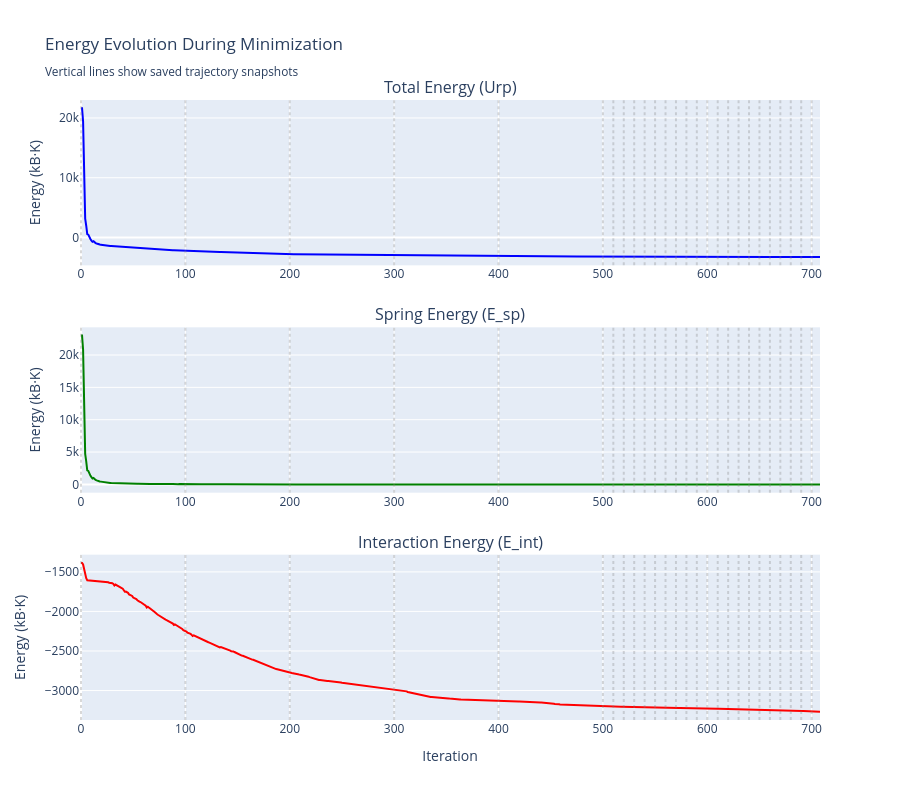

Notebook code for this chart:
### Markdown cell above
## Energy Evolution Plot

### Code cell
# Plot energy evolution
fig = make_subplots(
    rows=3, cols=1,
    subplot_titles=('Total Energy (Urp)', 'Spring Energy (E_sp)', 'Interaction Energy (E_int)'),
    vertical_spacing=0.1
)

# Total energy
fig.add_trace(
    go.Scatter(x=log_data['Iteration'], y=log_data['Energy(Urp)'], 
               mode='lines', name='Urp', line=dict(color='blue')),
    row=1, col=1
)

# Spring energy
fig.add_trace(
    go.Scatter(x=log_data['Iteration'], y=log_data['E_sp'], 
               mode='lines', name='E_sp', line=dict(color='green')),
    row=2, col=1
)

# Interaction energy
fig.add_trace(
    go.Scatter(x=log_data['Iteration'], y=log_data['E_int'], 
               mode='lines', name='E_int', line=dict(color='red')),
    row=3, col=1
)

# Add vertical lines for saved configurations
for iter_num in conf_indices:
    for row in [1, 2, 3]:
        fig.add_vline(x=iter_num, line_dash="dot", line_color="gray", opacity=0.3, row=row, col=1)

fig.update_xaxes(title_text="Iteration", row=3, col=1)
fig.update_yaxes(title_text="Energy (kB·K)", row=1, col=1)
fig.update_yaxes(title_text="Energy (kB·K)", row=2, col=1)
fig.update_yaxes(title_text="Energy (kB·K)", row=3, col=1)

fig.update_layout(height=800, showlegend=False, 
                  title_text="Energy Evolution During Minimization<br><sub>Vertical lines show saved trajectory snapshots</sub>")
fig.show()

# Print energy summary
print(f"\n📊 Energy Summary:")
print(f"Initial Urp: {log_data['Energy(Urp)'].iloc[0]:.2f} kB·K")
print(f"Final Urp: {log_data['Energy(Urp)'].iloc[-1]:.2f} kB·K")
print(f"Reduction: {log_data['Energy(Urp)'].iloc[0] - log_data['Energy(Urp)'].iloc[-1]:.2f} kB·K")
print(f"\nFinal E_sp: {log_data['E_sp'].iloc[-1]:.2f} kB·K")
print(f"Final E_int: {log_data['E_int'].iloc[-1]:.2f} kB·K")

### Figure 1 — Plotly figure (JSON) as saved in the notebook; plotly's stock layout.template omitted (floating-point values rounded to 4 significant figures; data arrays with more than 128 entries replaced by an {"elided": "..."} marker saying what was removed)
{"data": [{"line": {"color": "blue"}, "mode": "lines", "name": "Urp", "type": "scatter", "x": {"elided": "726 int values"}, "xaxis": "x", "y": {"elided": "726 float values"}, "yaxis": "y"}, {"line": {"color": "green"}, "mode": "lines", "name": "E_sp", "type": "scatter", "x": {"elided": "726 int values"}, "xaxis": "x2", "y": {"elided": "726 float values"}, "yaxis": "y2"}, {"line": {"color": "red"}, "mode": "lines", "name": "E_int", "type": "scatter", "x": {"elided": "726 int values"}, "xaxis": "x3", "y": {"elided": "726 float values"}, "yaxis": "y3"}], "layout": {"annotations": [{"font": {"size": 16}, "showarrow": false, "text": "Total Energy (Urp)", "x": 0.5, "xanchor": "center", "xref": "paper", "y": 1, "yanchor": "bottom", "yref": "paper"}, {"font": {"size": 16}, "showarrow": false, "text": "Spring Energy (E_sp)", "x": 0.5, "xanchor": "center", "xref": "paper", "y": 0.6333, "yanchor": "bottom", "yref": "paper"}, {"font": {"size": 16}, "showarrow": false, "text": "Interaction Energy (E_int)", "x": 0.5, "xanchor": "center", "xref": "paper", "y": 0.2667, "yanchor": "bottom", "yref": "paper"}], "height": 800, "shapes": [{"line": {"color": "gray", "dash": "dot"}, "opacity": 0.3, "type": "line", "x0": 0, "x1": 0, "xref": "x", "y0": 0, "y1": 1, "yref": "y domain"}, {"line": {"color": "gray", "dash": "dot"}, "opacity": 0.3, "type": "line", "x0": 0, "x1": 0, "xref": "x2", "y0": 0, "y1": 1, "yref": "y2 domain"}, {"line": {"color": "gray", "dash": "dot"}, "opacity": 0.3, "type": "line", "x0": 0, "x1": 0, "xref": "x3", "y0": 0, "y1": 1, "yref": "y3 domain"}, {"line": {"color": "gray", "dash": "dot"}, "opacity": 0.3, "type": "line", "x0": 100, "x1": 100, "xref": "x", "y0": 0, "y1": 1, "yref": "y domain"}, {"line": {"color": "gray", "dash": "dot"}, "opacity": 0.3, "type": "line", "x0": 100, "x1": 100, "xref": "x2", "y0": 0, "y1": 1, "yref": "y2 domain"}, {"line": {"color": "gray", "dash": "dot"}, "opacity": 0.3, "type": "line", "x0": 100, "x1": 100, "xref": "x3", "y0": 0, "y1": 1, "yref": "y3 domain"}, {"line": {"color": "gray", "dash": "dot"}, "opacity": 0.3, "type": "line", "x0": 200, "x1": 200, "xref": "x", "y0": 0, "y1": 1, "yref": "y domain"}, {"line": {"color": "gray", "dash": "dot"}, "opacity": 0.3, "type": "line", "x0": 200, "x1": 200, "xref": "x2", "y0": 0, "y1": 1, "yref": "y2 domain"}, {"line": {"color": "gray", "dash": "dot"}, "opacity": 0.3, "type": "line", "x0": 200, "x1": 200, "xref": "x3", "y0": 0, "y1": 1, "yref": "y3 domain"}, {"line": {"color": "gray", "dash": "dot"}, "opacity": 0.3, "type": "line", "x0": 300, "x1": 300, "xref": "x", "y0": 0, "y1": 1, "yref": "y domain"}, {"line": {"color": "gray", "dash": "dot"}, "opacity": 0.3, "type": "line", "x0": 300, "x1": 300, "xref": "x2", "y0": 0, "y1": 1, "yref": "y2 domain"}, {"line": {"color": "gray", "dash": "dot"}, "opacity": 0.3, "type": "line", "x0": 300, "x1": 300, "xref": "x3", "y0": 0, "y1": 1, "yref": "y3 domain"}, {"line": {"color": "gray", "dash": "dot"}, "opacity": 0.3, "type": "line", "x0": 400, "x1": 400, "xref": "x", "y0": 0, "y1": 1, "yref": "y domain"}, {"line": {"color": "gray", "dash": "dot"}, "opacity": 0.3, "type": "line", "x0": 400, "x1": 400, "xref": "x2", "y0": 0, "y1": 1, "yref": "y2 domain"}, {"line": {"color": "gray", "dash": "dot"}, "opacity": 0.3, "type": "line", "x0": 400, "x1": 400, "xref": "x3", "y0": 0, "y1": 1, "yref": "y3 domain"}, {"line": {"color": "gray", "dash": "dot"}, "opacity": 0.3, "type": "line", "x0": 500, "x1": 500, "xref": "x", "y0": 0, "y1": 1, "yref": "y domain"}, {"line": {"color": "gray", "dash": "dot"}, "opacity": 0.3, "type": "line", "x0": 500, "x1": 500, "xref": "x2", "y0": 0, "y1": 1, "yref": "y2 domain"}, {"line": {"color": "gray", "dash": "dot"}, "opacity": 0.3, "type": "line", "x0": 500, "x1": 500, "xref": "x3", "y0": 0, "y1": 1, "yref": "y3 domain"}, {"line": {"color": "gray", "dash": "dot"}, "opacity": 0.3, "type": "line", "x0": 510, "x1": 510, "xref": "x", "y0": 0, "y1": 1, "yref": "y domain"}, {"line": {"color": "gray", "dash": "dot"}, "opacity": 0.3, "type": "line", "x0": 510, "x1": 510, "xref": "x2", "y0": 0, "y1": 1, "yref": "y2 domain"}, {"line": {"color": "gray", "dash": "dot"}, "opacity": 0.3, "type": "line", "x0": 510, "x1": 510, "xref": "x3", "y0": 0, "y1": 1, "yref": "y3 domain"}, {"line": {"color": "gray", "dash": "dot"}, "opacity": 0.3, "type": "line", "x0": 520, "x1": 520, "xref": "x", "y0": 0, "y1": 1, "yref": "y domain"}, {"line": {"color": "gray", "dash": "dot"}, "opacity": 0.3, "type": "line", "x0": 520, "x1": 520, "xref": "x2", "y0": 0, "y1": 1, "yref": "y2 domain"}, {"line": {"color": "gray", "dash": "dot"}, "opacity": 0.3, "type": "line", "x0": 520, "x1": 520, "xref": "x3", "y0": 0, "y1": 1, "yref": "y3 domain"}, {"line": {"color": "gray", "dash": "dot"}, "opacity": 0.3, "type": "line", "x0": 530, "x1": 530, "xref": "x", "y0": 0, "y1": 1, "yref": "y domain"}, {"line": {"color": "gray", "dash": "dot"}, "opacity": 0.3, "type": "line", "x0": 530, "x1": 530, "xref": "x2", "y0": 0, "y1": 1, "yref": "y2 domain"}, {"line": {"color": "gray", "dash": "dot"}, "opacity": 0.3, "type": "line", "x0": 530, "x1": 530, "xref": "x3", "y0": 0, "y1": 1, "yref": "y3 domain"}, {"line": {"color": "gray", "dash": "dot"}, "opacity": 0.3, "type": "line", "x0": 540, "x1": 540, "xref": "x", "y0": 0, "y1": 1, "yref": "y domain"}, {"line": {"color": "gray", "dash": "dot"}, "opacity": 0.3, "type": "line", "x0": 540, "x1": 540, "xref": "x2", "y0": 0, "y1": 1, "yref": "y2 domain"}, {"line": {"color": "gray", "dash": "dot"}, "opacity": 0.3, "type": "line", "x0": 540, "x1": 540, "xref": "x3", "y0": 0, "y1": 1, "yref": "y3 domain"}, {"line": {"color": "gray", "dash": "dot"}, "opacity": 0.3, "type": "line", "x0": 550, "x1": 550, "xref": "x", "y0": 0, "y1": 1, "yref": "y domain"}, {"line": {"color": "gray", "dash": "dot"}, "opacity": 0.3, "type": "line", "x0": 550, "x1": 550, "xref": "x2", "y0": 0, "y1": 1, "yref": "y2 domain"}, {"line": {"color": "gray", "dash": "dot"}, "opacity": 0.3, "type": "line", "x0": 550, "x1": 550, "xref": "x3", "y0": 0, "y1": 1, "yref": "y3 domain"}, {"line": {"color": "gray", "dash": "dot"}, "opacity": 0.3, "type": "line", "x0": 560, "x1": 560, "xref": "x", "y0": 0, "y1": 1, "yref": "y domain"}, {"line": {"color": "gray", "dash": "dot"}, "opacity": 0.3, "type": "line", "x0": 560, "x1": 560, "xref": "x2", "y0": 0, "y1": 1, "yref": "y2 domain"}, {"line": {"color": "gray", "dash": "dot"}, "opacity": 0.3, "type": "line", "x0": 560, "x1": 560, "xref": "x3", "y0": 0, "y1": 1, "yref": "y3 domain"}, {"line": {"color": "gray", "dash": "dot"}, "opacity": 0.3, "type": "line", "x0": 570, "x1": 570, "xref": "x", "y0": 0, "y1": 1, "yref": "y domain"}, {"line": {"color": "gray", "dash": "dot"}, "opacity": 0.3, "type": "line", "x0": 570, "x1": 570, "xref": "x2", "y0": 0, "y1": 1, "yref": "y2 domain"}, {"line": {"color": "gray", "dash": "dot"}, "opacity": 0.3, "type": "line", "x0": 570, "x1": 570, "xref": "x3", "y0": 0, "y1": 1, "yref": "y3 domain"}, {"line": {"color": "gray", "dash": "dot"}, "opacity": 0.3, "type": "line", "x0": 580, "x1": 580, "xref": "x", "y0": 0, "y1": 1, "yref": "y domain"}, {"line": {"color": "gray", "dash": "dot"}, "opacity": 0.3, "type": "line", "x0": 580, "x1": 580, "xref": "x2", "y0": 0, "y1": 1, "yref": "y2 domain"}, {"line": {"color": "gray", "dash": "dot"}, "opacity": 0.3, "type": "line", "x0": 580, "x1": 580, "xref": "x3", "y0": 0, "y1": 1, "yref": "y3 domain"}, {"line": {"color": "gray", "dash": "dot"}, "opacity": 0.3, "type": "line", "x0": 590, "x1": 590, "xref": "x", "y0": 0, "y1": 1, "yref": "y domain"}, {"line": {"color": "gray", "dash": "dot"}, "opacity": 0.3, "type": "line", "x0": 590, "x1": 590, "xref": "x2", "y0": 0, "y1": 1, "yref": "y2 domain"}, {"line": {"color": "gray", "dash": "dot"}, "opacity": 0.3, "type": "line", "x0": 590, "x1": 590, "xref": "x3", "y0": 0, "y1": 1, "yref": "y3 domain"}, {"line": {"color": "gray", "dash": "dot"}, "opacity": 0.3, "type": "line", "x0": 600, "x1": 600, "xref": "x", "y0": 0, "y1": 1, "yref": "y domain"}, {"line": {"color": "gray", "dash": "dot"}, "opacity": 0.3, "type": "line", "x0": 600, "x1": 600, "xref": "x2", "y0": 0, "y1": 1, "yref": "y2 domain"}, {"line": {"color": "gray", "dash": "dot"}, "opacity": 0.3, "type": "line", "x0": 600, "x1": 600, "xref": "x3", "y0": 0, "y1": 1, "yref": "y3 domain"}, {"line": {"color": "gray", "dash": "dot"}, "opacity": 0.3, "type": "line", "x0": 610, "x1": 610, "xref": "x", "y0": 0, "y1": 1, "yref": "y domain"}, {"line": {"color": "gray", "dash": "dot"}, "opacity": 0.3, "type": "line", "x0": 610, "x1": 610, "xref": "x2", "y0": 0, "y1": 1, "yref": "y2 domain"}, {"line": {"color": "gray", "dash": "dot"}, "opacity": 0.3, "type": "line", "x0": 610, "x1": 610, "xref": "x3", "y0": 0, "y1": 1, "yref": "y3 domain"}, {"line": {"color": "gray", "dash": "dot"}, "opacity": 0.3, "type": "line", "x0": 620, "x1": 620, "xref": "x", "y0": 0, "y1": 1, "yref": "y domain"}, {"line": {"color": "gray", "dash": "dot"}, "opacity": 0.3, "type": "line", "x0": 620, "x1": 620, "xref": "x2", "y0": 0, "y1": 1, "yref": "y2 domain"}, {"line": {"color": "gray", "dash": "dot"}, "opacity": 0.3, "type": "line", "x0": 620, "x1": 620, "xref": "x3", "y0": 0, "y1": 1, "yref": "y3 domain"}, {"line": {"color": "gray", "dash": "dot"}, "opacity": 0.3, "type": "line", "x0": 630, "x1": 630, "xref": "x", "y0": 0, "y1": 1, "yref": "y domain"}, {"line": {"color": "gray", "dash": "dot"}, "opacity": 0.3, "type": "line", "x0": 630, "x1": 630, "xref": "x2", "y0": 0, "y1": 1, "yref": "y2 domain"}, {"line": {"color": "gray", "dash": "dot"}, "opacity": 0.3, "type": "line", "x0": 630, "x1": 630, "xref": "x3", "y0": 0, "y1": 1, "yref": "y3 domain"}, {"line": {"color": "gray", "dash": "dot"}, "opacity": 0.3, "type": "line", "x0": 640, "x1": 640, "xref": "x", "y0": 0, "y1": 1, "yref": "y domain"}, {"line": {"color": "gray", "dash": "dot"}, "opacity": 0.3, "type": "line", "x0": 640, "x1": 640, "xref": "x2", "y0": 0, "y1": 1, "yref": "y2 domain"}, {"line": {"color": "gray", "dash": "dot"}, "opacity": 0.3, "type": "line", "x0": 640, "x1": 640, "xref": "x3", "y0": 0, "y1": 1, "yref": "y3 domain"}, {"line": {"color": "gray", "dash": "dot"}, "opacity": 0.3, "type": "line", "x0": 650, "x1": 650, "xref": "x", "y0": 0, "y1": 1, "yref": "y domain"}, {"line": {"color": "gray", "dash": "dot"}, "opacity": 0.3, "type": "line", "x0": 650, "x1": 650, "xref": "x2", "y0": 0, "y1": 1, "yref": "y2 domain"}, {"line": {"color": "gray", "dash": "dot"}, "opacity": 0.3, "type": "line", "x0": 650, "x1": 650, "xref": "x3", "y0": 0, "y1": 1, "yref": "y3 domain"}, {"line": {"color": "gray", "dash": "dot"}, "opacity": 0.3, "type": "line", "x0": 660, "x1": 660, "xref": "x", "y0": 0, "y1": 1, "yref": "y domain"}, {"line": {"color": "gray", "dash": "dot"}, "opacity": 0.3, "type": "line", "x0": 660, "x1": 660, "xref": "x2", "y0": 0, "y1": 1, "yref": "y2 domain"}, {"line": {"color": "gray", "dash": "dot"}, "opacity": 0.3, "type": "line", "x0": 660, "x1": 660, "xref": "x3", "y0": 0, "y1": 1, "yref": "y3 domain"}, {"line": {"color": "gray", "dash": "dot"}, "opacity": 0.3, "type": "line", "x0": 670, "x1": 670, "xref": "x", "y0": 0, "y1": 1, "yref": "y domain"}, {"line": {"color": "gray", "dash": "dot"}, "opacity": 0.3, "type": "line", "x0": 670, "x1": 670, "xref": "x2", "y0": 0, "y1": 1, "yref": "y2 domain"}, {"line": {"color": "gray", "dash": "dot"}, "opacity": 0.3, "type": "line", "x0": 670, "x1": 670, "xref": "x3", "y0": 0, "y1": 1, "yref": "y3 domain"}, {"line": {"color": "gray", "dash": "dot"}, "opacity": 0.3, "type": "line", "x0": 680, "x1": 680, "xref": "x", "y0": 0, "y1": 1, "yref": "y domain"}, {"line": {"color": "gray", "dash": "dot"}, "opacity": 0.3, "type": "line", "x0": 680, "x1": 680, "xref": "x2", "y0": 0, "y1": 1, "yref": "y2 domain"}, {"line": {"color": "gray", "dash": "dot"}, "opacity": 0.3, "type": "line", "x0": 680, "x1": 680, "xref": "x3", "y0": 0, "y1": 1, "yref": "y3 domain"}, {"line": {"color": "gray", "dash": "dot"}, "opacity": 0.3, "type": "line", "x0": 690, "x1": 690, "xref": "x", "y0": 0, "y1": 1, "yref": "y domain"}, {"line": {"color": "gray", "dash": "dot"}, "opacity": 0.3, "type": "line", "x0": 690, "x1": 690, "xref": "x2", "y0": 0, "y1": 1, "yref": "y2 domain"}, {"line": {"color": "gray", "dash": "dot"}, "opacity": 0.3, "type": "line", "x0": 690, "x1": 690, "xref": "x3", "y0": 0, "y1": 1, "yref": "y3 domain"}, {"line": {"color": "gray", "dash": "dot"}, "opacity": 0.3, "type": "line", "x0": 700, "x1": 700, "xref": "x", "y0": 0, "y1": 1, "yref": "y domain"}, {"line": {"color": "gray", "dash": "dot"}, "opacity": 0.3, "type": "line", "x0": 700, "x1": 700, "xref": "x2", "y0": 0, "y1": 1, "yref": "y2 domain"}, {"line": {"color": "gray", "dash": "dot"}, "opacity": 0.3, "type": "line", "x0": 700, "x1": 700, "xref": "x3", "y0": 0, "y1": 1, "yref": "y3 domain"}], "showlegend": false, "title": {"text": "Energy Evolution During Minimization<br><sub>Vertical lines show saved trajectory snapshots</sub>"}, "xaxis": {"anchor": "y", "domain": [0, 1]}, "xaxis2": {"anchor": "y2", "domain": [0, 1]}, "xaxis3": {"anchor": "y3", "domain": [0, 1], "title": {"text": "Iteration"}}, "yaxis": {"anchor": "x", "domain": [0.7333, 1], "title": {"text": "Energy (kB·K)"}}, "yaxis2": {"anchor": "x2", "domain": [0.3667, 0.6333], "title": {"text": "Energy (kB·K)"}}, "yaxis3": {"anchor": "x3", "domain": [0, 0.2667], "title": {"text": "Energy (kB·K)"}}}}
